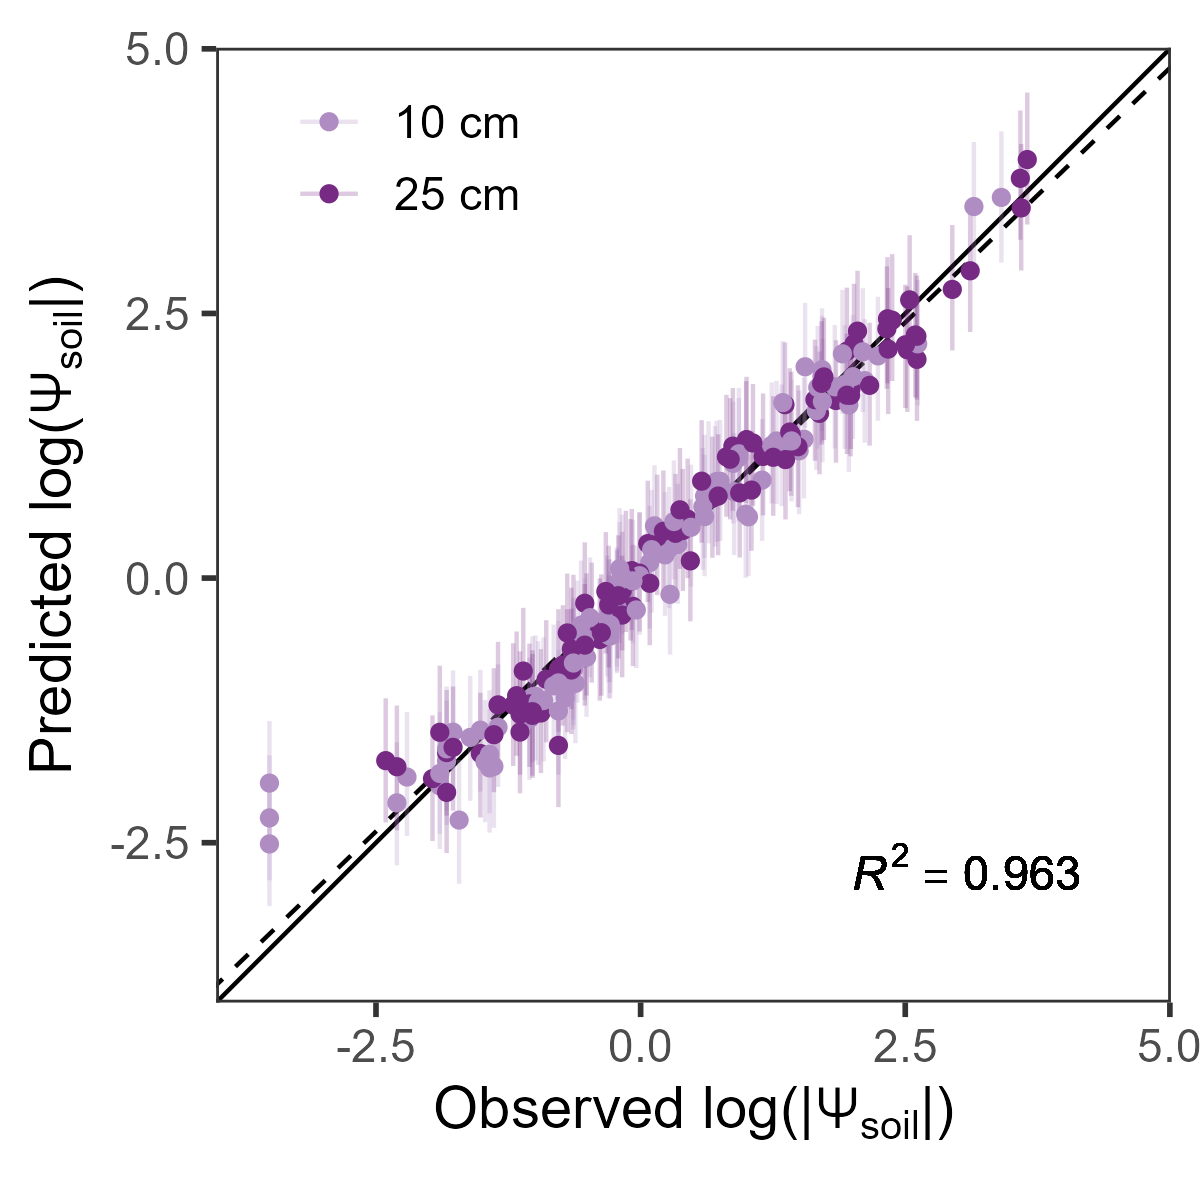

R code for this plot:
# Fig S1
# A) model fit for Gardner model
# B) predicted data by treatment compared to actual from House _ ?

library(coda)
library(readxl)
library(broom.mixed)
library(tidyverse)
library(RColorBrewer)
library(cowplot)

#### A) Predicted vs Observed with WP4 samples ####

# Load posterior predicted values
load("scripts/mod3 - Gardner/coda/coda_pred_hier.Rdata")

sum_pred <- broom.mixed::tidyMCMC(coda_pred, 
                                  conf.int = TRUE, 
                                  conf.method = "HPDinterval") |> 
  rename(pred.upper = conf.high, 
         pred.lower = conf.low, 
         pred.mean = estimate)

# Read in original data and add values
wp4 <- read_csv("data_clean/moisture_release.csv") |> 
  rename(wp = mpa) |> 
  bind_cols(sum_pred[, c(2, 4:5)]) |> 
  mutate(Depth = case_when(depth == 10 ~ "10 cm",
                           depth == 25 ~ "25 cm"),
         coverage = ifelse(log(abs(wp)) <= pred.upper & log(abs(wp)) >= pred.lower, 1, 0))

m1 <- lm(pred.mean ~ log(abs(wp)), data = wp4)
summary(m1) # R2 = 0.963
coefs <- coef(summary(m1))
coefs[2,1]

mean(wp4$coverage) # Coverage of 0.969

# colors
cols_pur <-brewer.pal(7, "PRGn")
display.brewer.pal(7, "PRGn")

figS1 <- wp4 |> 
  ggplot() +
  geom_abline(slope = 1, intercept = 0) +
  geom_abline(slope = coefs[2,1], intercept = coefs[1,1],
              linetype = "dashed") +
  geom_errorbar(aes(x = log(abs(wp)),
                    ymin = pred.lower,
                    ymax = pred.upper,
                    color = Depth),
                width = 0,
                alpha = 0.25) +
  geom_point(aes(x = log(abs(wp)), 
                 y = pred.mean, 
                 color = Depth)) +
  geom_text(x = 2, y = -2.5, 
            label = "italic(R^2)==0.963",
            parse = TRUE,
            hjust = 0,
            vjust = 1,
            size = 4) +
  scale_x_continuous(expression(paste("Observed log(|", Psi[soil], "|)")),
                     limits = c(-3.6, 4.6)) +
  scale_y_continuous(expression(paste("Predicted log(", Psi[soil], "|)")),
                     limits = c(-3.6, 4.6)) +
  scale_color_manual(values = cols_pur[2:1]) +
  theme_bw(base_size = 14) +
  coord_equal() +
  theme(panel.grid = element_blank(),
        legend.title = element_blank(),
        legend.position = c(0.2, 0.9),
        legend.background = element_blank())

ggsave("fig_scripts/figS1.png",
       figS1,
       height = 4,
       width = 4,
       units = "in")

#### B) Compare S2 and S4 timeseries ####
# Teros 21 dataset during 2023 pulse chase only comes from H3
# Single plot for each treatment
obs <- read_csv("data_clean/swp_teros_daily_daytime.csv",
                locale = locale(tz = "America/Phoenix")) |> 
  filter(trt_s %in% c("S1", "S2", "S3", "S4"),
         period == "morn",
         date >= as.Date("2023-08-14", tz = "America/Phoenix"),
         date <= as.Date("2023-09-04", tz = "America/Phoenix")) |> 
  mutate(Depth = case_when(depth == "10 cm" ~ "shallow",
                           depth == "25 cm" ~ "25 cm") |> 
           factor(levels = c("shallow", "25 cm")))


pred <- read_csv("data_clean/swp_daily_daytime.csv") |> 
  filter(summer %in% c("S1", "S2", "S3", "S4"),
         period == "morn",
         depth != "75 cm",
         date >= as.Date("2023-08-14", tz = "America/Phoenix"),
         date <= as.Date("2023-09-04", tz = "America/Phoenix")) |> 
  rename(trt_s = summer) |> 
  mutate(Depth = case_when(depth == "0-12 cm" ~ "shallow",
                           depth == "25 cm" ~ "25 cm") |> 
           factor(levels = c("shallow", "25 cm")))

ggplot() +
  geom_point(data = obs,
             aes(x = date, y = mean,
                 color = "instrumented")) +
  geom_point(data = pred,
             aes(x = date, y = mean,
                 color = "modeled")) +
  scale_y_continuous(expression(paste(Psi[soil], " (MPa)"))) +
  facet_grid(cols = vars(trt_s),
             rows = vars(Depth),
             scales = "free_y",
             space = "free_y") +
  theme_bw(base_size = 14) +
  theme(panel.grid = element_blank(),
        axis.title.x = element_blank(),
        strip.background = element_blank(),
        legend.title = element_blank(),
        legend.background = element_blank(),
        legend.position = c(0.15, 0.5))

